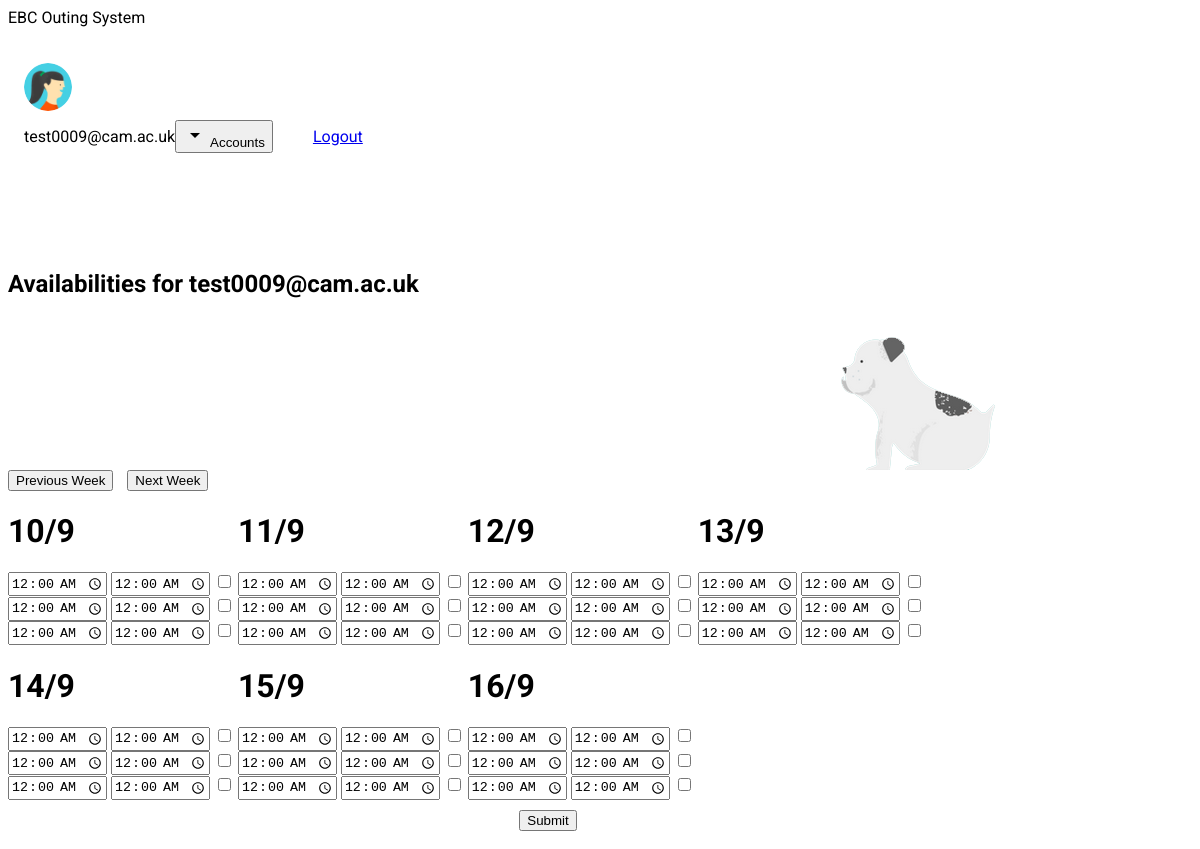
The page /outings/availabilities/ (signed in) on the database its author committed.
### users/models.py (models this page shows, shortened)
class MyUser(AbstractBaseUser):
    id = models.UUIDField(primary_key=True, default=uuid.uuid4, editable=False)
    email = models.EmailField(
        verbose_name='email address',
        max_length=255,
        unique=True,
    )
    crsid = CharNullField(max_length=64, null=True, blank=True, unique=True, default=None)
    is_active = models.BooleanField(default=True)
    is_admin = models.BooleanField(default=False)
    coach = models.BooleanField(default=False)
    is_bow = models.BooleanField(default=True)
    is_stroke = models.BooleanField(default=True)
    is_cox = models.BooleanField(default=False)
    objects = MyUserManager()
    USERNAME_FIELD = 'email'
    REQUIRED_FIELDS = []
    @property
    def is_staff(self):
        return self.is_admin

### outings/views.py (the view)
# urls.py: path('availabilities/', views.availabilities, name='availabilities'),
def availabilities(request):
    user = request.user
    print(request.GET.get("date", "05052018"))
    try:
        week_commencing = datetime.datetime.strptime(request.GET.get("date", ""), "%d%m%Y")
    except Exception as e:
        now = datetime.datetime.now()
        week_commencing = datetime.datetime(now.year, now.month, now.day, 0, 0, 0) + relativedelta(weekday=MO(-1))
    prev_monday = datetime.datetime.strftime(week_commencing + relativedelta(weekday=MO(-2)), "%d%m%Y")
    prev_monday_link = "?date={}".format(prev_monday)
    next_monday = datetime.datetime.strftime(week_commencing + relativedelta(weekday=MO(2)), "%d%m%Y")
    next_monday_link = "?date={}".format(next_monday)
    if request.method == "POST":
        print(json.dumps(request.POST))
        formsets=[]
        for i in range(0,7):
            start_of_day = week_commencing + datetime.timedelta(days=i)
            end_of_day = week_commencing + datetime.timedelta(days=i+1)
            formsets.append(EventFormSet(request.POST, request.FILES, prefix="set_{}".format(i), instance=user,
                                         queryset=Event.objects.filter(start_time__gte=start_of_day, start_time__lte=end_of_day),
                                         date=week_commencing+ datetime.timedelta(days=i)))
        all_valid = True
        for formset in formsets:
            if formset.is_valid():
                pass
            else:
                all_valid = False
        if all_valid:
            for formset in formsets:
                formset.save()
            formsets = []
            for i in range(0, 7):
                start_of_day = week_commencing + datetime.timedelta(days=i)
                end_of_day = week_commencing + datetime.timedelta(days=i + 1)
                formsets.append(EventFormSet(prefix="set_{}".format(i), instance=user,
                                             queryset=Event.objects.filter(start_time__gte=start_of_day,
                                                                          start_time__lte=end_of_day),
                                             date=week_commencing + datetime.timedelta(days=i)))
    else:
        formsets = []
        for i in range(0, 7):
            start_of_day = week_commencing + datetime.timedelta(days=i)
            end_of_day = week_commencing + datetime.timedelta(days=i+1)
            formsets.append(EventFormSet(prefix="set_{}".format(i), instance=user,
                                         queryset=Event.objects.filter(start_time__gte=start_of_day,
                                                                      start_time__lte=end_of_day),
                                         date=week_commencing+ datetime.timedelta(days=i)))
    template = loader.get_template('outings/availabilities.html')
    context = {'formsets': formsets,
               'prev_monday_link': prev_monday_link,
               'next_monday_link': next_monday_link,
               }
    return HttpResponse(template.render(context, request))

### outings/forms.py (called while the page is built)
    def _construct_form(self, *args, **kwargs):
        kwargs['date'] = self.date
        return super(EventFormSet, self)._construct_form(*args, **kwargs)

### templates/outings/availabilities.html (shortened to what this page needs)
{% extends "base.html" %}
{% block center %}
<div class="mdl-grid demo-content">
    <div class="demo-updates mdl-card mdl-shadow--2dp mdl-cell mdl-cell--12-col">
              <div class="mdl-card__title mdl-card--expand mdl-color--teal-300">
                <h2 class="mdl-card__title-text">Availabilities for {{ user.email }}</h2>
              </div>
              <div class="mdl-card__supporting-text mdl-color-text--grey-600 mdl-card--expand">
                  <a href="{{ prev_monday_link }}"><button class="mdl-button mdl-js-button mdl-button--raised mdl-js-ripple-effect mdl-button--accent">Previous Week</button></a>
                  <a href="{{ next_monday_link }}"><button class="mdl-button mdl-js-button mdl-button--raised mdl-js-ripple-effect mdl-button--accent" style="margin-left:10px;">Next Week</button></a>
        </div>
            </div>
    <form method="post" class="mdl-cell mdl-cell--12-col mdl-grid" style="padding: 0px; width: 100%; margin: 0px;">{% csrf_token %}
        {% for formset in formsets %}
            <div class="demo-updates mdl-color--white mdl-shadow--2dp mdl-cell mdl-cell--3-col mdl-cell--4-col-tablet mdl-cell--4-col-phone" style="display:inline-block; vertical-align:top;">
            <h1>{{ formset.date.day }}/{{ formset.date.month }}</h1>
            {% for form in formset %}
                <div class="timeslotWrapper">
                {% for field in form %}
                        {{ field }}
                {% endfor %}
                </div>
            {% endfor %}
            </div>
        {% endfor %}
        <div class="demo-charts mdl-color--white mdl-shadow--2dp mdl-cell mdl-cell--3-col mdl-cell--4-col-tablet mdl-cell--4-col-phone" style="display: flex; align-items: center; justify-content: center; padding:10px;">
            <button type="submit" class="mdl-button mdl-js-button mdl-button--raised mdl-js-ripple-effect mdl-button--accent">
  Submit
</button>
            </div>
    </form>
</div>
{% endblock %}

### templates/base.html (shortened to what this page needs)
<!doctype html>
<html lang="en">
  <head>
    <link rel="stylesheet" href="https://code.getmdl.io/1.3.0/material.pink-indigo.min.css" />
    <link rel="stylesheet" href="https://unpkg.com/material-components-web@latest/dist/material-components-web.min.css">
    <link rel="stylesheet" href="/static/styles.css">
  </head>
  <body>
    <div class="demo-layout mdl-layout mdl-js-layout mdl-layout--fixed-drawer mdl-layout--fixed-header">
      <header class="demo-header mdl-layout__header mdl-color--grey-100 mdl-color-text--grey-600">
        <div class="mdl-layout__header-row">
          <span class="mdl-layout-title">EBC Outing System</span>
      </header>
      <div class="demo-drawer mdl-layout__drawer mdl-color--blue-grey-900 mdl-color-text--blue-grey-50">
        <header class="demo-drawer-header">
          <img src="/static/images/user.jpg" class="demo-avatar">
          <div class="demo-avatar-dropdown">
            <span>{{ user.email }}</span>
            <button id="accbtn" class="mdl-button mdl-js-button mdl-js-ripple-effect mdl-button--icon">
              <i class="material-icons" role="presentation">arrow_drop_down</i>
              <span class="visuallyhidden">Accounts</span>
            </button>
            <ul class="mdl-menu mdl-menu--bottom-right mdl-js-menu mdl-js-ripple-effect" for="accbtn">
              <li class="mdl-menu__item"><a href="{{ login_logout_link }}">{{ login_logout_text }}</a></li>
            </ul>
          </div>
        </header>
        <nav class="demo-navigation mdl-navigation mdl-color--blue-grey-800">
          {% for page in pages %}
          <a class="mdl-navigation__link" href="{{ page.link }}"><i class="mdl-color-text--blue-grey-400 material-icons" role="presentation">{{ page.icon }}</i>{{ page.name }}</a>
          {% endfor %}
        </nav>
      </div>
      <main class="mdl-layout__content mdl-color--grey-100">
            {% block center %}
            {% endblock %}
      </main>
    </div>
  </body>
</html>

### templates/django/forms/widgets/splithiddendatetime.html
{% include 'django/forms/widgets/multiwidget.html' %}

### templates/django/forms/widgets/checkbox.html
{% include "django/forms/widgets/input.html" %}

### static/styles.css (style rules this page uses)
html, body { font-family: 'Roboto', 'Helvetica', sans-serif; }
.demo-avatar { width: 48px; height: 48px; border-radius: 24px; }
.demo-drawer { border: none; }
.demo-drawer .demo-navigation { z-index: -2; }
.demo-drawer .mdl-menu .mdl-menu__item { display: -webkit-flex; display: -ms-flexbox; display: flex; -webkit-align-items: center; -ms-flex-align: center; align-items: center; }
.demo-drawer-header { box-sizing: border-box; display: -webkit-flex; display: -ms-flexbox; display: flex; -webkit-flex-direction: column; -ms-flex-direction: column; flex-direction: column; -webkit-justify-content: flex-end; -ms-flex-pack: end; justify-content: flex-end; padding: 16px; height: 151px; }
.demo-avatar-dropdown { display: -webkit-flex; display: -ms-flexbox; display: flex; position: relative; -webkit-flex-direction: row; -ms-flex-direction: row; flex-direction: row; -webkit-align-items: center; -ms-flex-align: center; align-items: center; width: 100%; }
.demo-navigation { -webkit-flex-grow: 1; -ms-flex-positive: 1; flex-grow: 1; }
.demo-layout .demo-navigation .mdl-navigation__link { display: -webkit-flex !important; display: -ms-flexbox !important; display: flex !important; -webkit-flex-direction: row; -ms-flex-direction: row; flex-direction: row; -webkit-align-items: center; -ms-flex-align: center; align-items: center; color: rgba(255, 255, 255, 0.56); font-weight: 500; }
.demo-navigation .mdl-navigation__link .material-icons { font-size: 24px; color: rgba(255, 255, 255, 0.56); margin-right: 32px; }
.demo-content { max-width: 1080px; }
.demo-charts { -webkit-align-items: center; -ms-flex-align: center; align-items: center; }
.demo-updates .mdl-card__title { min-height: 200px; background-image: url('images/dog.png'); background-position: 90% 100%; background-repeat: no-repeat; }

### rows shown on the page
MyUser: email "test0009@cam.ac.uk", date.day "10" "11" "12" "13" "14" "15" "16"

### other values the page prints
{{ login_logout_text }} "Logout"
